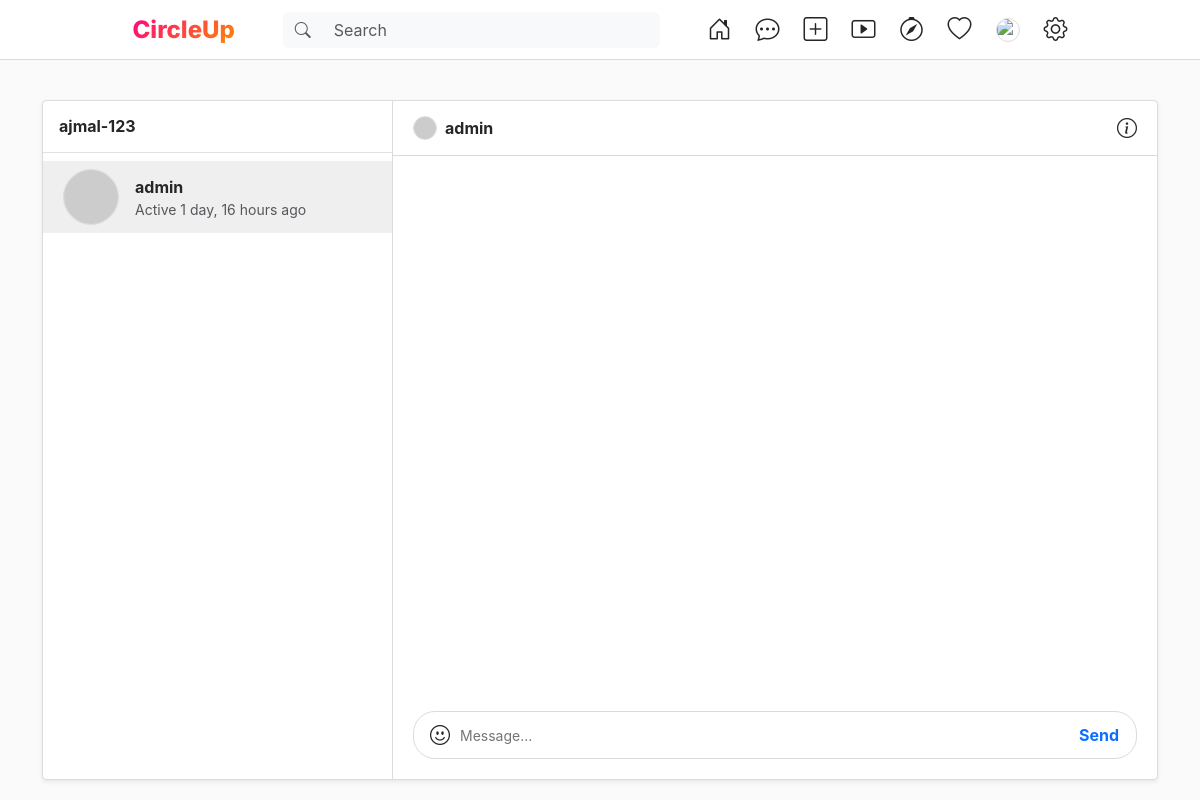
Page /chats/4/ (signed in) on the earlier database version.
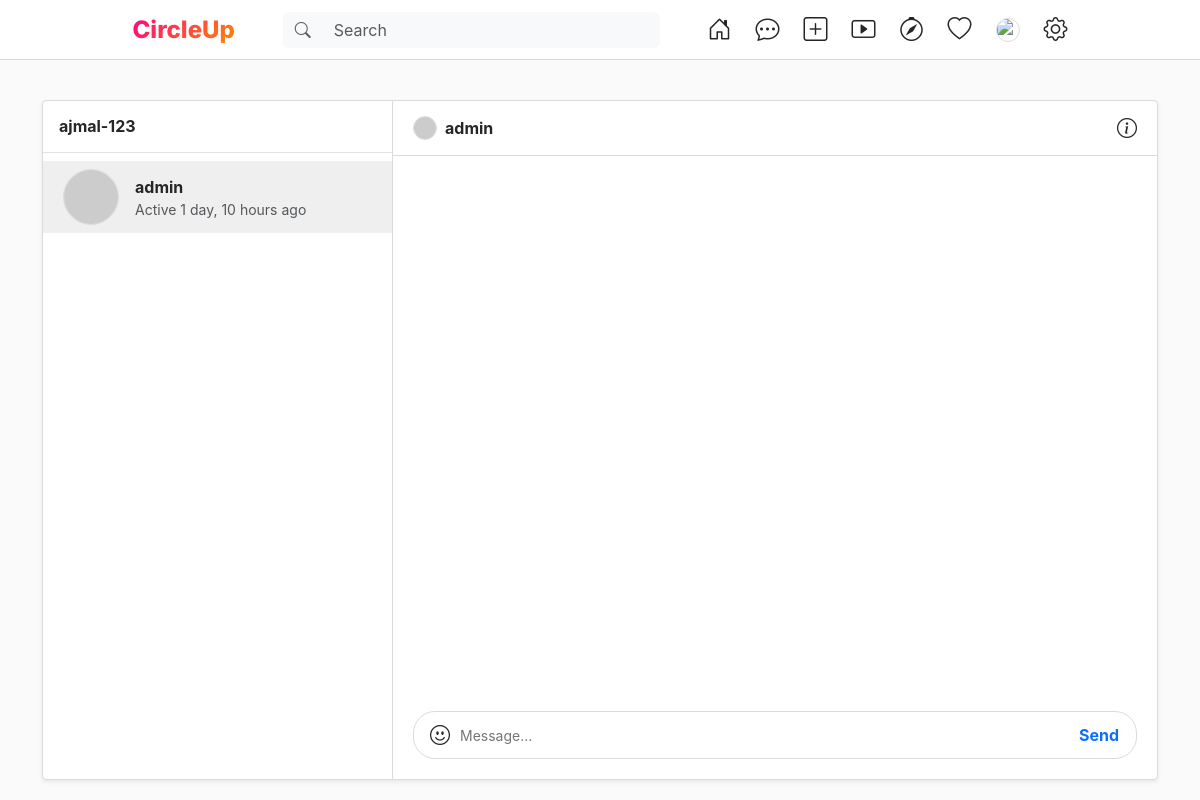
Same page on the later database version.
### app/models.py (models this page shows, shortened)
class Profile(models.Model):
    pic = models.FilePathField(path='uploads/', blank=True, null=True)
    user = models.ForeignKey(User, on_delete=models.SET_NULL, null=True, blank=True)
    text = models.CharField(max_length=100, null=True, blank=True)
    score = models.FloatField(default=0.0)
    last_seen = models.DateTimeField(null=True, blank=True)
    dob = models.DateField(null=True, blank=True)
    last_toxic_comment = models.DateTimeField(null=True, blank=True)  # Timestamp of most recent toxic comment
    ban_until = models.DateTimeField(null=True, blank=True)           # When current ban expires
    ban_level = models.IntegerField(default=1)                        # Ban multiplier: 1=4h, 2=8h, 3=12h...
    last_ban_applied = models.DateTimeField(null=True, blank=True)    # When the last ban was issued (for escalation tracking)

### app/views.py (the view)
# urls.py: path('chats/<int:user_id>/', chat_detail, name='chat-detail'),
@login_required(login_url='login')
def chat_detail(request, user_id):
    friend = User.objects.get(id=user_id)
    friend_profile = Profile.objects.filter(user=friend).first()
    messages = Message.objects.filter(
        (Q(sender=request.user, receiver=friend) | Q(sender=friend, receiver=request.user))
    ).order_by('timestamp')
    Message.objects.filter(sender=friend, receiver=request.user, is_read=False).update(is_read=True)
    msg_flagged = request.session.pop('msg_flagged', False)
    unread_messages_count = Message.objects.filter(receiver=request.user, is_read=False).count()
    return render(request, "chat_detail.html", {
        "friend": friend,
        "friend_profile": friend_profile,
        "messages": messages,
        "msg_flagged": msg_flagged,
        "unread_messages_count": unread_messages_count
    })

### app/context_processors.py (called while the page is built)
def pending_friend_requests(request):
    if request.user.is_authenticated:
        count = FriendRequest.objects.filter(
            to_user=request.user, status='pending'
        ).count()
    else:
        count = 0
    return {'pending_friend_requests_count': count}

### app/templates/chat_detail.html (shortened to what this page needs)
{% extends 'base.html' %}
{% load static %}
{% block content %}
<div class="chat-container shadow-sm mt-3">
    <div class="user-list d-none d-md-block">
        <div class="p-3 border-bottom d-flex justify-content-between align-items-center">
            <h6 class="mb-0 fw-bold">{{ user.username }}</h6>
        </div>
        <div class="py-2">
            <div class="user-item active">
                <img src="https://ui-avatars.com/api/?name={{ friend.username }}&background=random" class="nav-avatar me-3" style="width: 56px; height: 56px;">
                <div class="flex-grow-1">
                    <div class="fw-bold">{{ friend.username }}</div>
                    <div class="text-muted small">
                        {% if friend_profile and friend_profile.last_seen %}
                            {% if friend_profile.last_seen|timesince == '0 minutes' %}
                                Active now
                            {% else %}
                                Active {{ friend_profile.last_seen|timesince }} ago
                            {% endif %}
                        {% else %}
                            Unknown
                        {% endif %}
                    </div>
                </div>
            </div>
        </div>
    </div>
    <div class="chat-area">
        <div class="chat-header d-flex align-items-center">
            <img src="https://ui-avatars.com/api/?name={{ friend.username }}&background=random" class="nav-avatar me-2" style="width: 24px; height: 24px;">
            <div class="fw-bold">{{ friend.username }}</div>
            <i class="bi bi-info-circle ms-auto fs-5"></i>
        </div>
        <div class="messages-box no-scrollbar" id="messagesBox">
        </div>
        <div class="chat-input-container">
            <form id="chatForm" action="{% url 'send-message' friend.id %}" method="post">
                <div class="chat-input-wrapper">
                    <i class="bi bi-emoji-smile me-2 fs-5"></i>
                    <input id="chatInput" type="text" name="text" class="chat-input" placeholder="Message..." autocomplete="off">
                    <button type="submit" id="chatSubmit" class="btn btn-link text-decoration-none fw-bold p-0">Send</button>
                </div>
            </form>
        </div>
    </div>
</div>
{% endblock %}

Differences in the rows shown:
changed Profile: last_seen "1 day, 16 hours" → "1 day, 10 hours"
